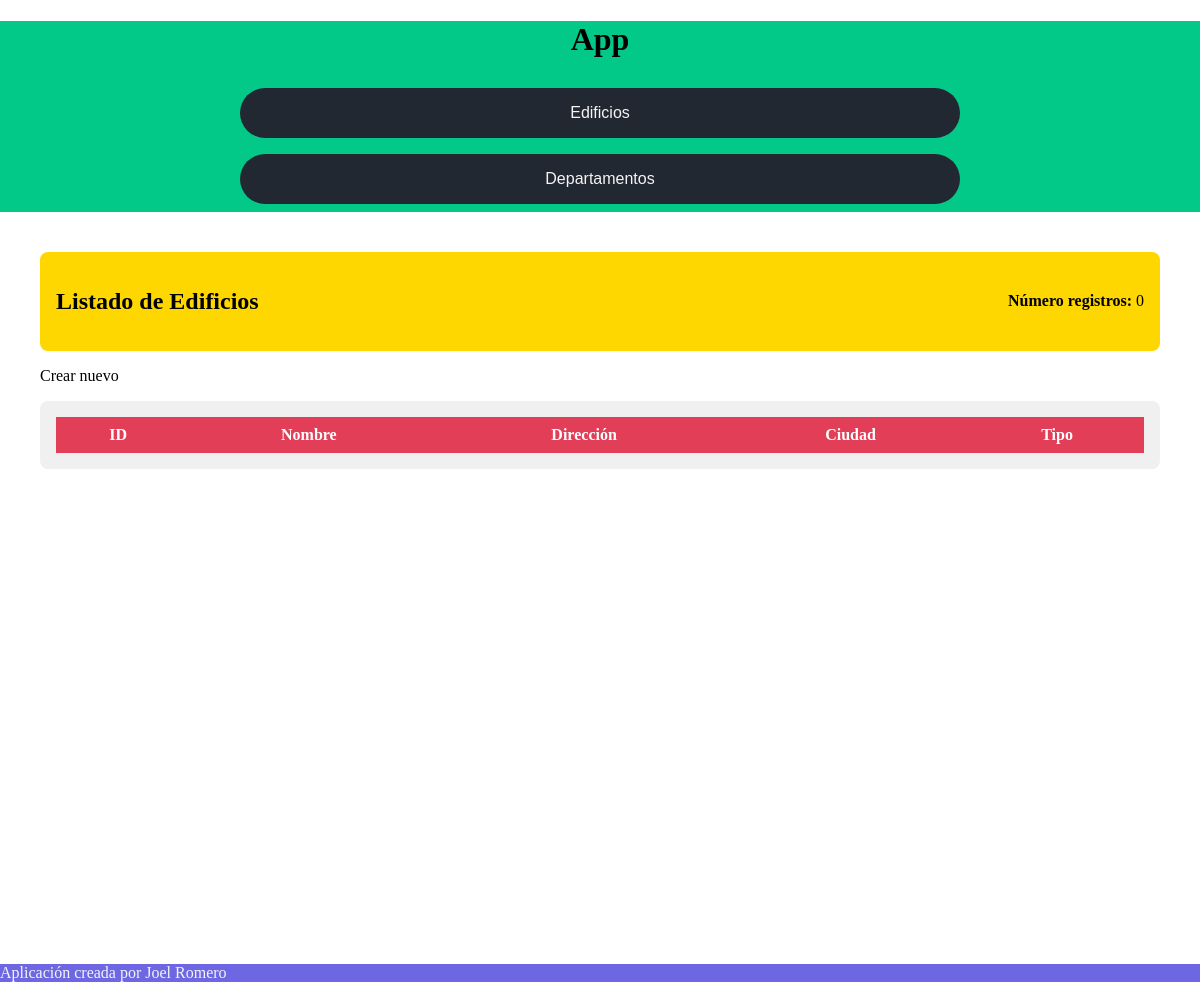
/entidades/listar_edificios/, run on an earlier commit of the app's database.
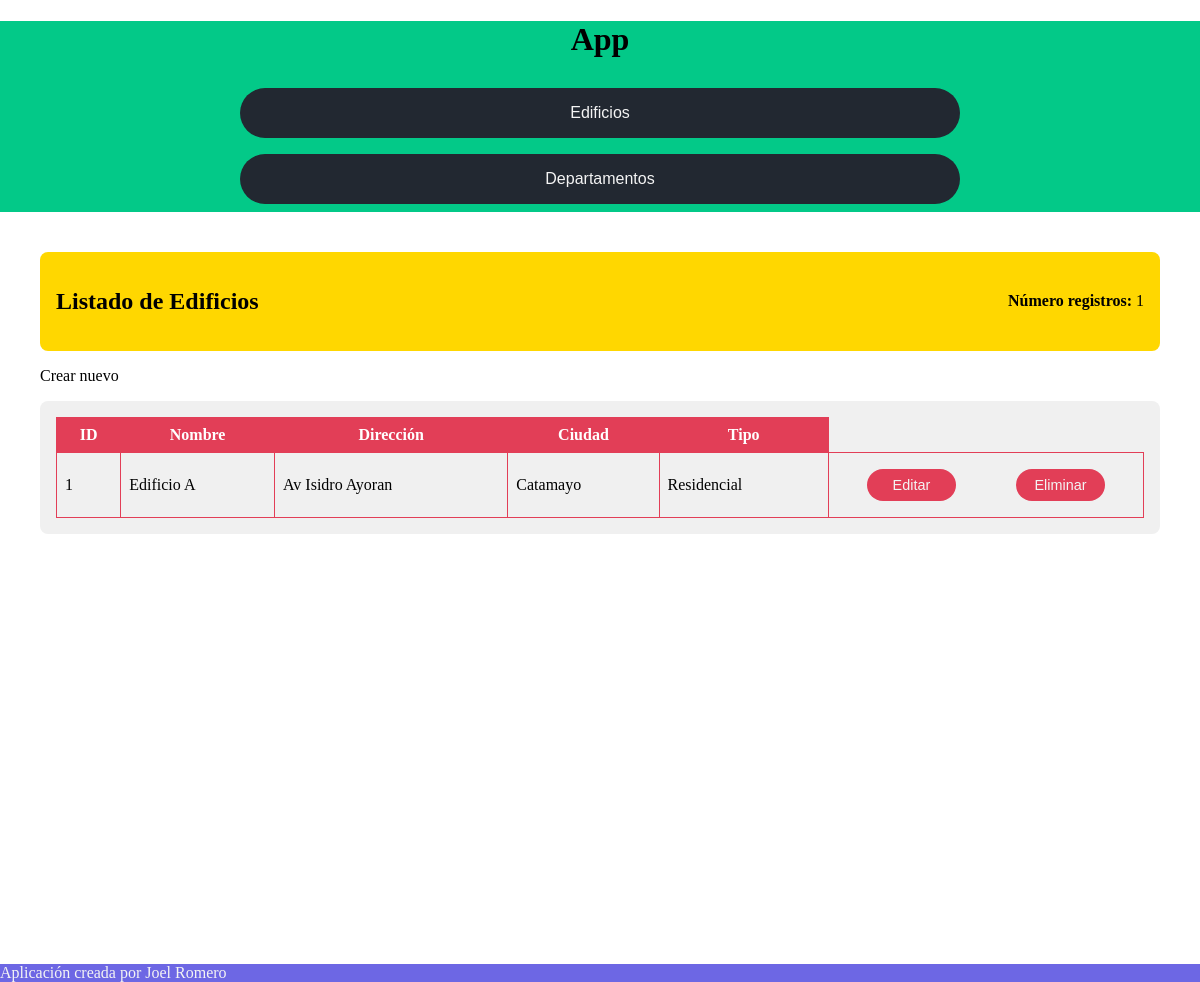
And on a later commit of the database.
### app/models.py (models this page shows, shortened)
class Edificio(models.Model):
    TIPO_CHOICES = [
        ('Residencial', 'Residencial'),
        ('Comercial', 'Comercial'),
    ]
    nombre = models.CharField(max_length=100)
    direccion = models.CharField(max_length=200)
    ciudad = models.CharField(max_length=100)
    tipo = models.CharField(max_length=50, choices=TIPO_CHOICES)

### app/views.py (the view)
# urls.py: path('listar_edificios/', listar_edificios, name='listar_edificios'),
def listar_edificios(request):
    edificios = Edificio.objects.all()
    data = getDataForHtml(edificios, len(edificios), 'Listado de Edificios', 'edificios')
    return render(request, 'list.html', data)

### app/views.py (called while the page is built)
def getDataForHtml(items, numero_registros, title, type):
    return {'items': items, 'numero_registros': numero_registros, 'title': title, 'type': type}

### app/templates/list.html (shortened to what this page needs)
{% extends "base.html" %}
{% block content %}
<section>
    <div class="section-header">
        <h2>{{ title }}</h2>
        <p><b>Número registros:</b> {{ numero_registros }}</p>
    </div>
    <article>
        <div>
            {% if type == "edificios" %}
            <a href="{% url 'crear_edificio' %}" style="color: black;">
                <p>Crear nuevo</p>
            </a>
            {% elif type == "departamentos" %}
            <a href="{% url 'crear_departamento' %}" style="color: black;">
                <p>Crear nuevo</p>
            </a>
            {% endif %}
        </div>
        <div class="section-cards">
            <table>
                <thead>
                    <tr>
                        <th>ID</th>
                        {% if type == "edificios" %}
                        <th>Nombre</th>
                        <th>Dirección</th>
                        <th>Ciudad</th>
                        <th>Tipo</th>
                        {% elif type == "departamentos" %}
                        <th>Nombre Propietario</th>
                        <th>Costo</th>
                        <th>Número de Cuartos</th>
                        <th>Edificio</th>
                        {% endif %}
                    </tr>
                </thead>
                <tbody>
                    {% for item in items %}
                    <tr>
                        <td>{{ item.id }}</td>
                        {% if type == "edificios" %}
                        <td>{{ item.nombre }}</td>
                        <td>{{ item.direccion }}</td>
                        <td>{{ item.ciudad }}</td>
                        <td>{{ item.tipo }}</td>
                        {% elif type == "departamentos" %}
                        <td>{{ item.nombre_propietario }}</td>
                        <td>{{ item.costo }}</td>
                        <td>{{ item.numero_cuartos }}</td>
                        <td>{{ item.edificio.nombre }}</td>
                        {% endif %}
                        <td><div class="card-buttons">
                            {% if type == "edificios" %}
                            <button><a
                                    href="{% url 'editar_edificio' item.id %}">Editar</a></button>
                            <button><a
                                    href="{% url 'eliminar_edificio' item.id %}">Eliminar</a></button>
                            {% elif type == "departamentos" %}
                            <button><a
                                    href="{% url 'editar_departamento' item.id %}">Editar</a></button>
                            <button><a
                                    href="{% url 'eliminar_departamento' item.id %}">Eliminar</a></button>
                            {% endif %}
                        </div>
                    </td>
                    </tr>
                    {% endfor %}
                </tbody>
            </table>
        </div>
    </article>
</section>
{% endblock %}

What changed in the data, as far as the page shows it:
added Edificio: id "1", nombre "Edificio A", direccion "Av Isidro Ayoran", ciudad "Catamayo", tipo "Residencial"
Also different on the page:
{{ numero_registros }}: "0" → "1"
